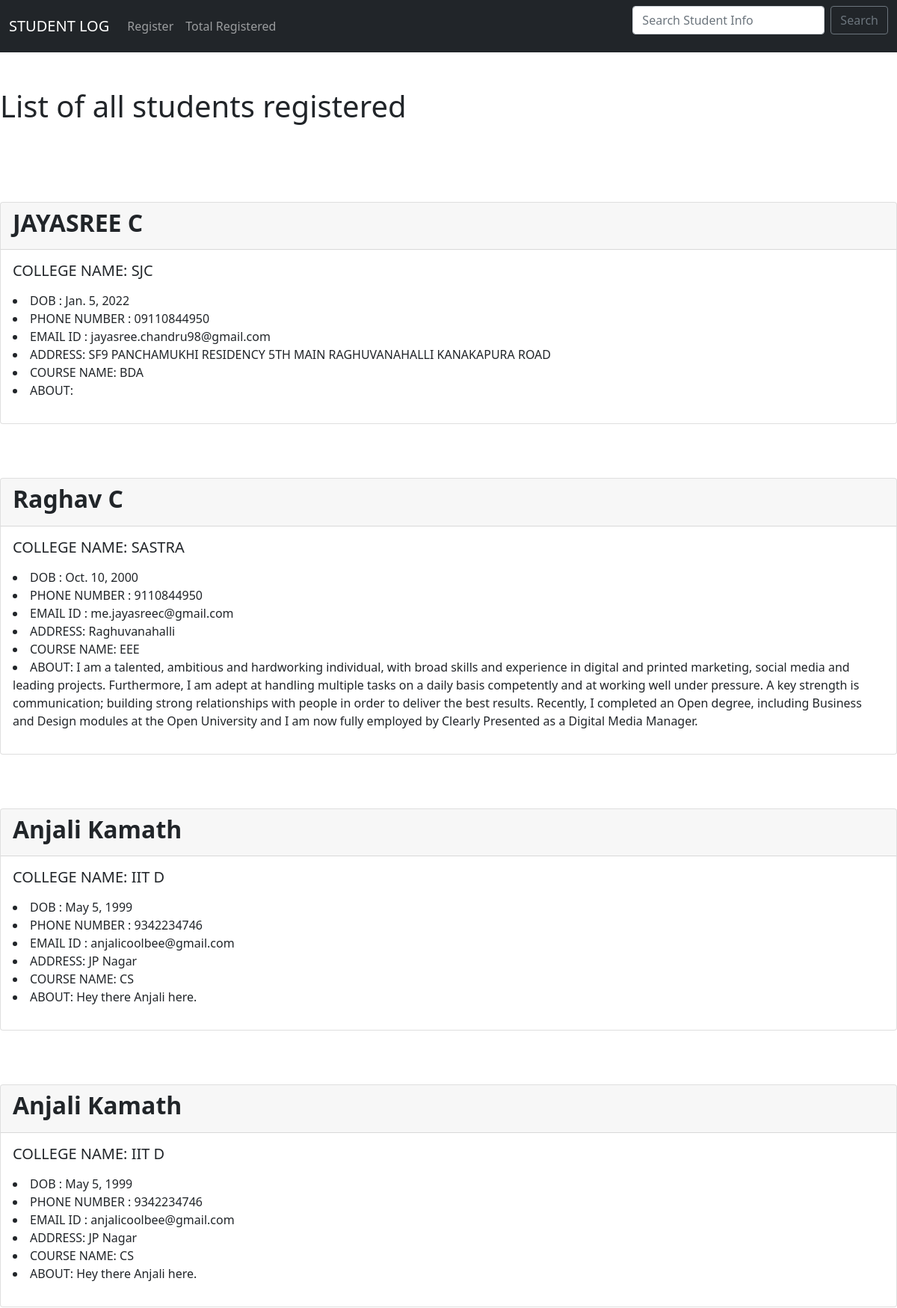
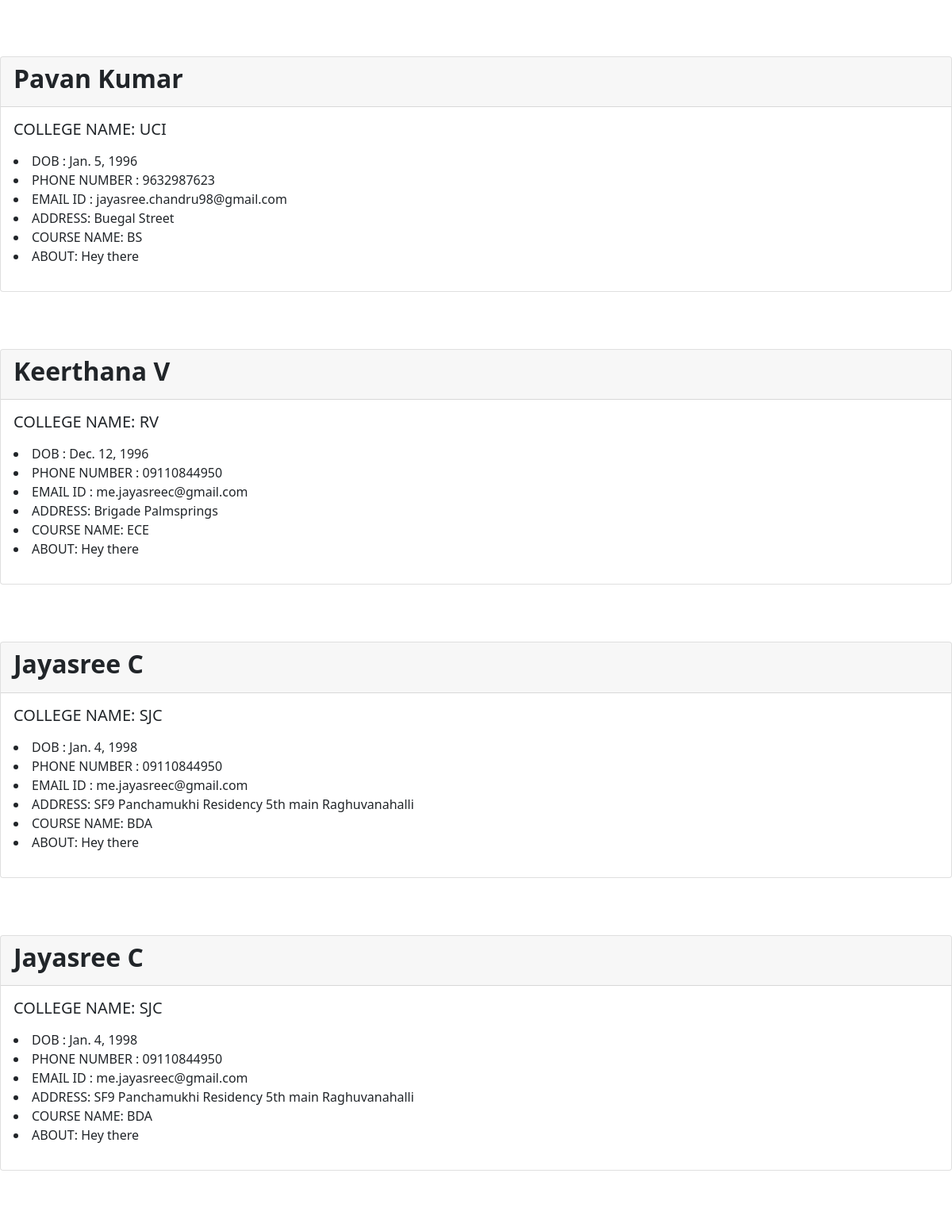
Screenshot of /details/ (upper part) with the database file from the repository (2 pictures, top to bottom).
### student_form/models.py (models this page shows, shortened)
class Details(models.Model):
    first_name= models.CharField('Student First Name', max_length = 30)
    last_name= models.CharField('Student Last Name', max_length = 60)
    birth_date = models.DateField('Date of Birth', null = True, blank = True)
    phone=models.CharField('Contact',max_length = 12)
    email= models.EmailField('EmailID')
    address = models.CharField('Residence', max_length = 250)
    college_name = models.CharField('College Name', max_length = 100)
    course = models.CharField('Course Name', max_length = 50)
    about = models.TextField(blank = True)

### student_form/views.py (the view)
# urls.py: path("details/", views.student_details, name="student-details"),
def student_details(request):
    details_list = Details.objects.all()
    return render (request,'index1.html',{'details_list': details_list})

### templates/index1.html (shortened to what this page needs)
{% include 'navbar.html' %}
{% block content %}
<!doctype html>
<html lang="en">
  <head>
    <link href="https://cdn.jsdelivr.net/npm/bootstrap@5.1.3/dist/css/bootstrap.min.css" rel="stylesheet">
  </head>
  <body>
    <h1>List of all students registered </h1>
<br/><br/>
    <br/>
      {% for detail in details_list %}
      <br/>
      <div class="card">
        <div class="card-header">
         <strong><h2> {{ detail.first_name}}  {{ detail.last_name}} </strong></h2>
        </div>
        <div class="card-body">
          <h5 class="card-title">COLLEGE NAME: {{ detail.college_name}}</h5>
          <p class="card-text">
            <u1>
              <li>DOB : {{ detail.birth_date}}</li>
              <li>PHONE NUMBER : {{ detail.phone}}</li>
              <li>EMAIL ID : {{ detail.email}}</li>
              <li>ADDRESS: {{ detail.address}}</li>
              <li>COURSE NAME: {{ detail.course}}</li>
              <li>ABOUT: {{ detail.about}}</li>
            </u1>
          </p>
        </div>
      </div>
      <br/><br/>
      {% endfor %}
  </body>
</html>
{% endblock %}

### templates/navbar.html (shortened to what this page needs)
<nav class="navbar navbar-expand-lg navbar-dark bg-dark">
    <div class="container-fluid">
      <a class="navbar-brand" href="{% url 'home' %}"> STUDENT LOG </a>
      <div class="collapse navbar-collapse" id="navbarSupportedContent">
        <ul class="navbar-nav me-auto mb-2 mb-lg-0">
          <li class="nav-item">
            <a class="nav-link" href="{% url 'student-form' %}">Register</a>
          </li>
          <li class="nav-item">
            <a class="nav-link" href="{% url 'student-details' %}">Total Registered</a>
          </li>
        </ul>
        <form class="d-flex" method = POST action = "{% url 'search-student' %}">
          <input class="form-control me-2" type="search" placeholder="Search Student Info " aria-label="Search" name="searched">
          <button class="btn btn-outline-secondary" type="submit">Search</button>
        </form>
      </div>
    </div>
  </nav>

### rows the page displays
Details: first_name "JAYASREE", last_name "C", college_name "SJC", birth_date "Jan. 5, 2022", phone "09110844950", email "jayasree.chandru98@gmail.com", address "SF9 PANCHAMUKHI RESIDENCY 5TH MAIN RAGHUVANAHALLI KANAKAPURA ROAD", course "BDA"
Details: first_name "Raghav", last_name "C", college_name "SASTRA", birth_date "Oct. 10, 2000", phone "9110844950", email "me.jayasreec@gmail.com", address "Raghuvanahalli", course "EEE", about "I am a talented, ambitious and hardworking individual, with broad skills and experience in digital and printed marketing, social media and leading projects. Furthermore, I am adept at handling multiple tasks on a daily basis competently and at working well under pressure. A key strength is communication; building strong relationships with people in order to deliver the best results. Recently, I completed an Open degree, including Business and Design modules at the Open University and I am now fully employed by Clearly Presented as a Digital Media Manager."
Details: first_name "Anjali", last_name "Kamath", college_name "IIT D", birth_date "May 5, 1999", phone "9342234746", email "anjalicoolbee@gmail.com", address "JP Nagar", course "CS", about "Hey there Anjali here."
Details: first_name "Anjali", last_name "Kamath", college_name "IIT D", birth_date "May 5, 1999", phone "9342234746", email "anjalicoolbee@gmail.com", address "JP Nagar", course "CS", about "Hey there Anjali here."
Details: first_name "Pavan", last_name "Kumar", college_name "UCI", birth_date "Jan. 5, 1996", phone "9632987623", email "jayasree.chandru98@gmail.com", address "Buegal Street", course "BS", about "Hey there"
Details: first_name "Keerthana", last_name "V", college_name "RV", birth_date "Dec. 12, 1996", phone "09110844950", email "me.jayasreec@gmail.com", address "Brigade Palmsprings", course "ECE", about "Hey there"
Details: first_name "Jayasree", last_name "C", college_name "SJC", birth_date "Jan. 4, 1998", phone "09110844950", email "me.jayasreec@gmail.com", address "SF9 Panchamukhi Residency 5th main Raghuvanahalli", course "BDA", about "Hey there"
Details: first_name "Jayasree", last_name "C", college_name "SJC", birth_date "Jan. 4, 1998", phone "09110844950", email "me.jayasreec@gmail.com", address "SF9 Panchamukhi Residency 5th main Raghuvanahalli", course "BDA", about "Hey there"
